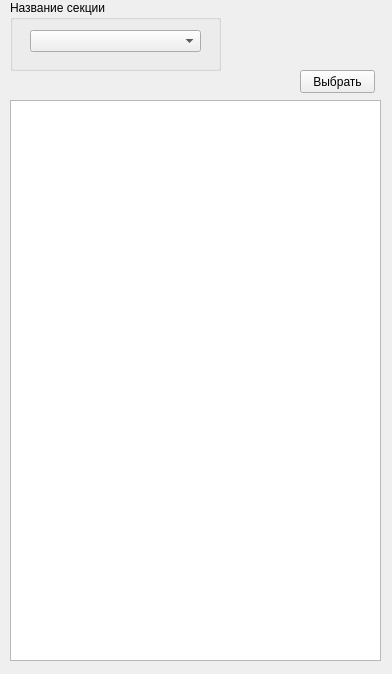
<?xml version="1.0" encoding="UTF-8"?>
<ui version="4.0">
 <class>ShowOneSection</class>
 <widget class="QWidget" name="ShowOneSection">
  <property name="geometry">
   <rect>
    <x>0</x>
    <y>0</y>
    <width>392</width>
    <height>674</height>
   </rect>
  </property>
  <property name="windowTitle">
   <string>Form</string>
  </property>
  <widget class="QTextBrowser" name="textBrowser">
   <property name="geometry">
    <rect>
     <x>10</x>
     <y>100</y>
     <width>371</width>
     <height>561</height>
    </rect>
   </property>
  </widget>
  <widget class="QPushButton" name="pushButtonChooseSection">
   <property name="geometry">
    <rect>
     <x>300</x>
     <y>70</y>
     <width>75</width>
     <height>23</height>
    </rect>
   </property>
   <property name="text">
    <string>Выбрать</string>
   </property>
  </widget>
  <widget class="QGroupBox" name="groupBox">
   <property name="geometry">
    <rect>
     <x>10</x>
     <y>0</y>
     <width>211</width>
     <height>71</height>
    </rect>
   </property>
   <property name="title">
    <string>Название секции</string>
   </property>
   <widget class="QComboBox" name="comboBoxSection">
    <property name="geometry">
     <rect>
      <x>20</x>
      <y>30</y>
      <width>171</width>
      <height>22</height>
     </rect>
    </property>
   </widget>
  </widget>
 </widget>
 <resources/>
 <connections/>
</ui>
